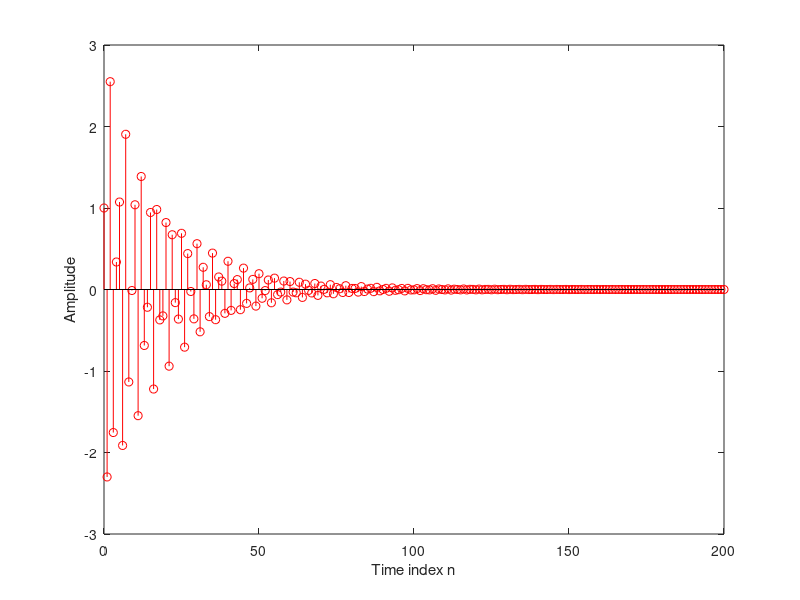

The MATLAB source for this figure:
%program P2_6
%Hệ ổn định => Trắc nghiệm: tổng đáp ứng xung bé hơn vô cùng
clf;
num =[1 -0.8];%hệ số x
den = [1 1.5 0.9];% hệ số y
N = 200;
h = impz(num, den, N+1); % đáp ứng xung h(n)
parsum = 0;
for k = 1: N+1;
    parsum = parsum +abs(h(k));%Hàm giảm thì ổn định(tiến về 0 thì có limit)
    if abs(h(k)) < 10^(-6), break, end % Giới hạn quá nhỏ xem như bằng 0
end
%Matlab tất cả đều có giới hạn nên cần vẽ biểu đồ
%plot the impulse response
n = 0:N;
stem(n, h,'r')
xlabel('Time index n');ylabel('Amplitude');
disp('Value=');disp(abs(h(k)));
disp('Xicma|h(n)|');disp(parsum);
%Hệ ổn định